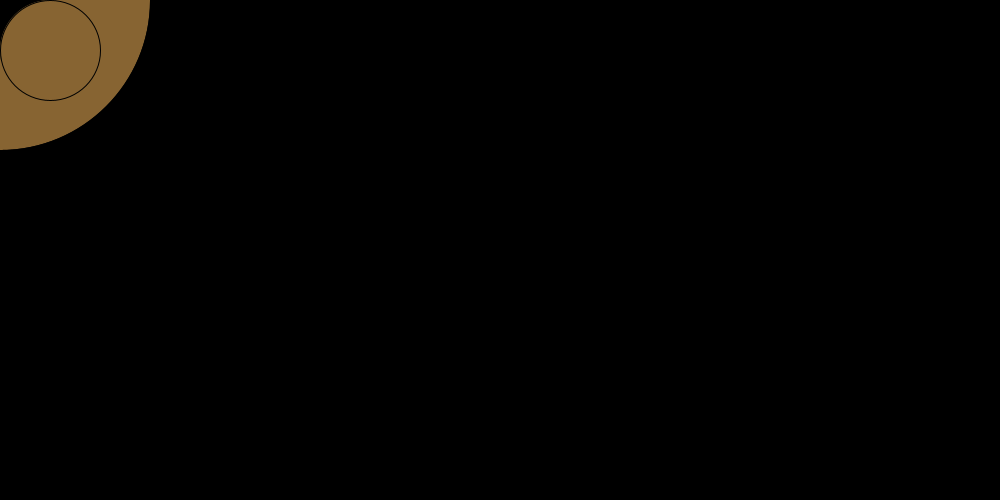
Frame 1 (no input)
Frame 60 (the mouse pressed at the canvas centre just before this capture): identical to frame 1, image omitted
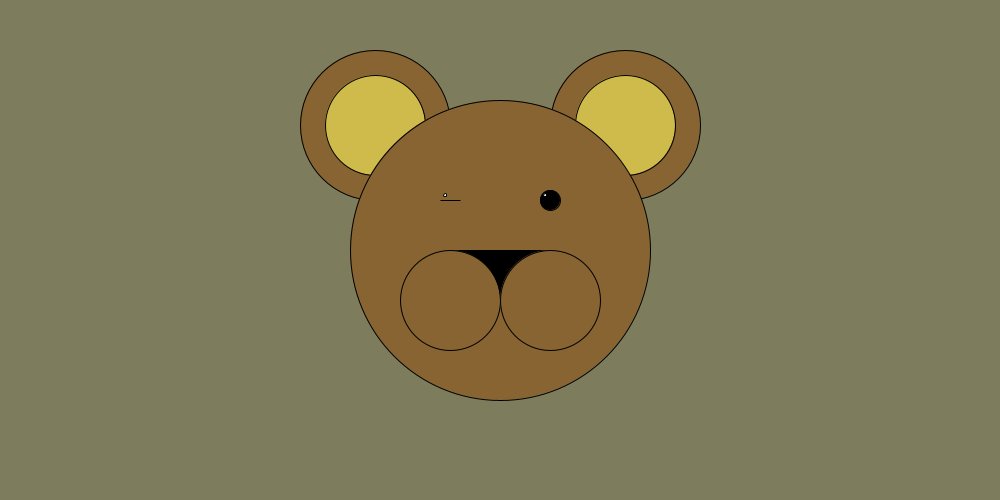
Frame 120 (the mouse held since frame 60 and released just before this capture)

The Processing sketch that drew these frames (run headless with seeded random() and noise(); from frame 60 on, the mouse is pressed at the canvas centre):

// Processing sketch: processing_156101
// ── processing_156101.pde

/*Day 2, Homework: Animate the Character, by Brian Tsukerman*/
int bigger = 20;
int smaller = 5;

void setup(){
  size(1000,500); 
}

void draw(){
  background((mouseX/4),(mouseY/2),((mouseX+mouseY)/8));  

  //Draw bear's left ear
  fill(135,100,50);
  ellipse(mouseX-125, mouseY-125, 150, 150);

  //Draw bear's left inner ear
  fill(206,187,75);
  ellipse(mouseX-125,mouseY-125,100,100);

  //Draw bear's right ear
  fill(135,100,50);
  ellipse(mouseX+125, mouseY-125, 150, 150);

  //Draw bear's right inner ear
  fill(206,187,75);
  ellipse(mouseX+125, mouseY-125, 100, 100);

  //Draw bear's tongue
  

  //Draw bear's head
  fill(135,100,50);
  ellipse(mouseX,mouseY,300,300);

  //Draw bear's eyes
  fill(0);
  //ellipse(mouseX-50,mouseY-50,20,20);    default left eye
  //ellipse(mouseX+50,mouseY-50,20,20);    default right eye
  ellipse(mouseX-50,mouseY-50,20,(mouseY%2)*20);    
  ellipse(mouseX+50,mouseY-50,20,20);    

  //Draw bear's eye shine
  fill(255);
  ellipse(mouseX-55, mouseY-55, 3, 3);
  
  ellipse(mouseX+45,mouseY-55,3,3);

  //Draw bear's nose
  fill(0);
  triangle(mouseX, mouseY+50, mouseX-50, mouseY, mouseX+50, mouseY);

  //Bear's mouth
  fill(135,100,50);
  ellipse(mouseX-50,mouseY+50, 100, 100);
  ellipse(mouseX+50,mouseY+50, 100, 100);
}
